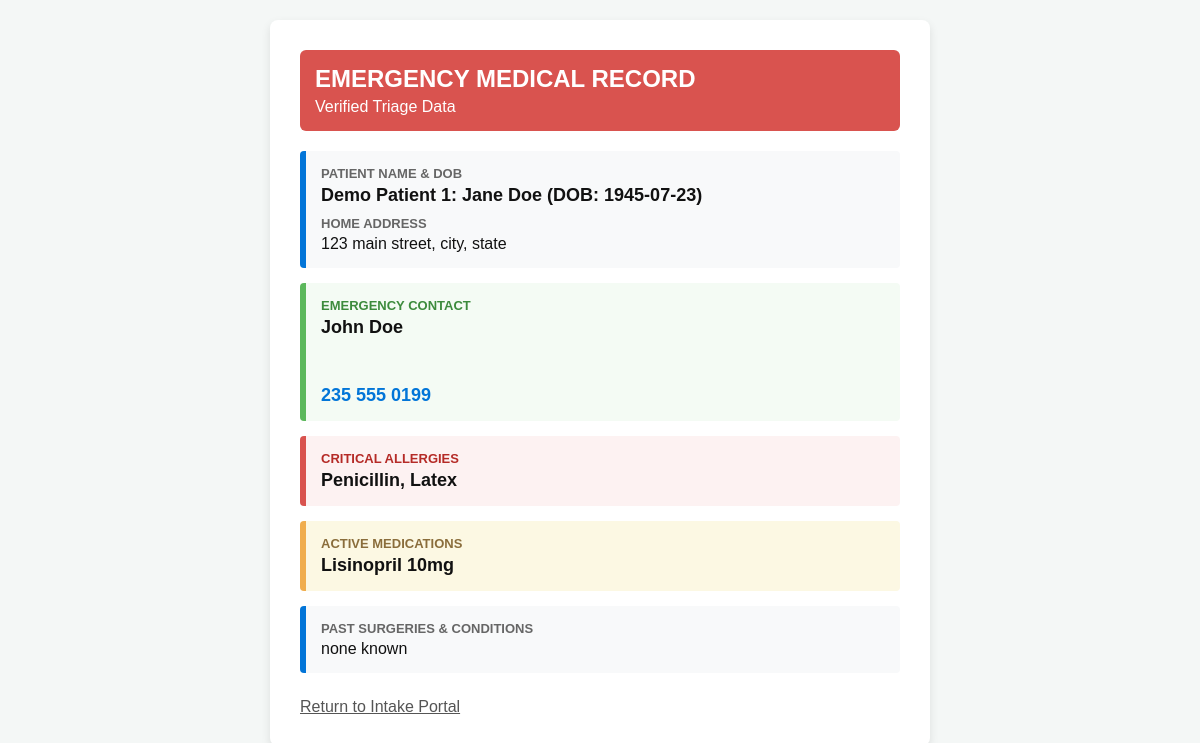
Page /ems-health-app/ems_view.php?id=10 on the committed database.
### tables this page shows
CREATE TABLE `patients` (
  `id` int(11) NOT NULL,
  `fullname` varchar(100) NOT NULL,
  `birthday` date NOT NULL,
  `address` varchar(255) NOT NULL,
  `emergency_name` varchar(100) NOT NULL,
  `emergency_phone` varchar(30) NOT NULL,
  `medications` text NOT NULL,
  `allergies` text NOT NULL,
  `surgeries` text NOT NULL,
  `pin_hash` varchar(255) NOT NULL,
  `created_at` timestamp NOT NULL DEFAULT current_timestamp()
);

### ems-health-app/ems_view.php (the view, shortened to what this page needs)
<?php
$servername = "127.0.0.1";
$username = "root";
$password = "";
$dbname = "ems_health_db";
$port = 3307;
$conn = new mysqli($servername, $username, $password, $dbname, $port);
$patient = null;
if (isset($_GET['id']) && is_numeric($_GET['id'])) {
    $patient_id = intval($_GET['id']);
    $stmt = $conn->prepare("SELECT fullname, birthday, address, emergency_name, emergency_phone, medications, allergies, surgeries FROM patients WHERE id = ?");
    $stmt->bind_param("i", $patient_id);
    $stmt->execute();
    $result = $stmt->get_result();
    if ($result->num_rows > 0) {
        $patient = $result->fetch_assoc();
    }
}
?>
<!DOCTYPE html>
<html lang="en">
<head>
    <link rel="stylesheet" href="style.css">
</head>
<body>
    <div class="form-container">
        <?php if ($patient): ?>
            <div class="ems-header">
                <h2>EMERGENCY MEDICAL RECORD</h2>
                <p style="margin: 5px 0 0 0;">Verified Triage Data</p>
            </div>
            <div class="info-box">
                <div class="field-label">Patient Name & DOB</div>
                <div class="field-value"><?php echo htmlspecialchars($patient['fullname']); ?> (DOB: <?php echo htmlspecialchars($patient['birthday']); ?>)</div>
                <div class="field-label" style="margin-top: 10px;">Home Address</div>
                <div class="field-value" style="font-size: 16px; font-weight: normal;"><?php echo htmlspecialchars($patient['address']); ?></div>
            </div>
			            <div class="info-box" style="border-left-color: #5cb85c; background-color: #f4fbf4;">
                <div class="field-label" style="color: #3d8b3d;">EMERGENCY CONTACT</div>
                <div class="field-value"><?php echo htmlspecialchars($patient['emergency_name']); ?></div>
                <div class="field-value" style="margin-top: 5px;">
                    <a href="tel:<?php echo htmlspecialchars($patient['emergency_phone']); ?>" style="color: #0275d8; text-decoration: none;">
                        <?php echo htmlspecialchars($patient['emergency_phone']); ?>
                    </a>
                </div>
            </div>
            <div class="alert-box">
                <div class="field-label" style="color: #b52b27;">CRITICAL ALLERGIES</div>
                <div class="field-value"><?php echo htmlspecialchars($patient['allergies']); ?></div>
            </div>
            <div class="alert-box" style="border-left-color: #f0ad4e; background-color: #fcf8e3;">
                <div class="field-label" style="color: #8a6d3b;">ACTIVE MEDICATIONS</div>
                <div class="field-value"><?php echo htmlspecialchars($patient['medications']); ?></div>
            </div>
            <div class="info-box">
                <div class="field-label">Past Surgeries & Conditions</div>
                <div class="field-value" style="font-size: 16px; font-weight: normal;"><?php echo htmlspecialchars($patient['surgeries']); ?></div>
            </div>
            <a href="index.html" style="display: inline-block; margin-top: 10px; color: #555;">Return to Intake Portal</a>
        <?php else: ?>
            <h2>Record Not Found</h2>
            <p>No emergency medical record matched that QR code ID.</p>
            <a href="index.html">Return to Intake Portal</a>
        <?php endif; ?>
    </div>
</body>
</html>

### ems-health-app/style.css (style rules this page uses)
body { font-family: Arial, sans-serif; background-color: #f4f7f6; margin: 0; padding: 20px; display: flex; justify-content: center; }
.form-container { background-color: #ffffff; max-width: 600px; width: 100%; padding: 30px; border-radius: 8px; box-shadow: 0 4px 10px rgba(0, 0, 0, 0.1); }
h2 { color: #d9534f; margin-top: 0; }

### ems-health-app/ems_view.php (style rules this page uses)
.ems-header { background-color: #d9534f; color: white; padding: 15px; border-radius: 6px; margin-bottom: 20px; }
.ems-header h2 { color: white; margin: 0; }
.alert-box { background-color: #fdf2f2; border-left: 6px solid #d9534f; padding: 15px; margin-bottom: 15px; border-radius: 4px; }
.info-box { background-color: #f8f9fa; border-left: 6px solid #0275d8; padding: 15px; margin-bottom: 15px; border-radius: 4px; }
.field-label { font-size: 13px; text-transform: uppercase; color: #666; font-weight: bold; margin-bottom: 4px; }
.field-value { font-size: 18px; color: #111; font-weight: bold; white-space: pre-line; }

### rows in the picture
patients: fullname "Demo Patient 1: Jane Doe", birthday "1945-07-23", address "123 main street, city, state", emergency_name "John Doe", emergency_phone "235 555 0199", allergies "Penicillin, Latex", medications "Lisinopril 10mg", surgeries "none known"
